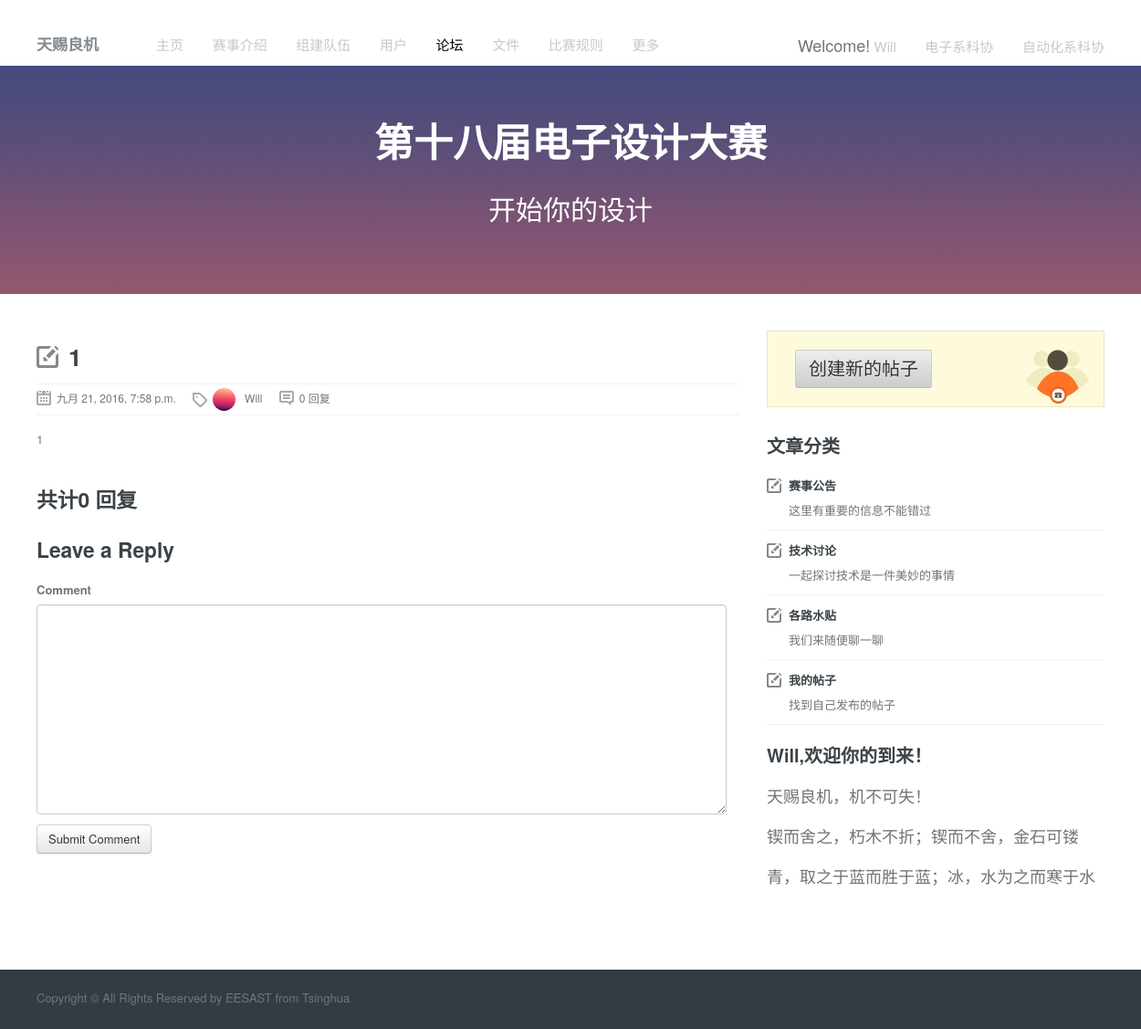
Page /community_content/2 (signed in) on the earlier database version.
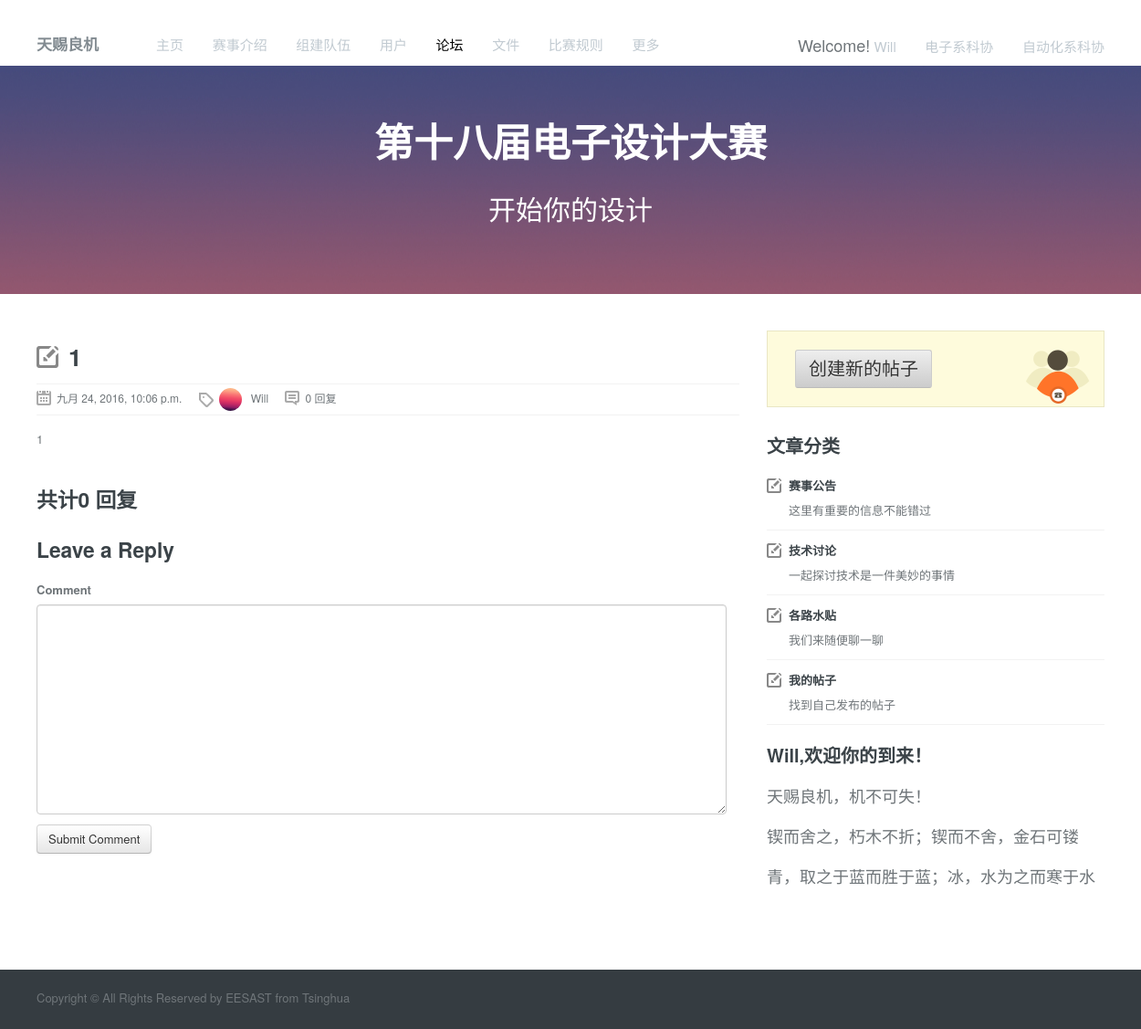
Same page on the later database version.
### community/models.py (models this page shows, shortened)
class Post(models.Model):
	Category_List=(
		('1','赛事公告'),
		('2','技术讨论'),
		('3','各路水贴'),
		)
	title = models.CharField(u'评论标题',max_length=100)
	timestamp = models.DateTimeField(auto_now=True)
	content = models.TextField(u'内容',blank=True, null=True)
	sender = models.ForeignKey(User,on_delete=models.CASCADE)
	summary = models.CharField(u'摘要',blank=True, null=True,max_length=100)
	category = models.CharField(max_length = 1,default=1,choices=Category_List)
	priority = models.IntegerField(default=1000,verbose_name="优先级")

### community/views.py (the view, shortened to what this page needs)
# urls.py: url(r'^community_content/(?P<id>[0-9]+)',views.community_content),
def community_content(request,id):
	try:
		post = Post.objects.get(id=int(id))
	except:
		HttpResponseRedirect('/community_index')
	delete_id = None
	delete_id = request.POST.get('delete_id','')
	try:
		delcomment = Comment.objects.get(id=int(delete_id))
		delcomment.post.save()
		delcomment.delete()
	except Exception:
		pass
	if 	request.user.is_authenticated() :
		commentlist = post.p_comment.all()
		return render(request,'community_content_after_login.html',{'post':post,'commentlist':commentlist})
	else:
		commentlist = post.p_comment.all()
		return render(request,'community_content.html',{'post':post,'commentlist':commentlist})

### community/templates/community_content_after_login.html (shortened to what the changed rows need)
﻿{% load static%}
<!doctype html>
         <html lang="zh-CN">
        <head>
                <link rel='stylesheet' id='bootstrap-css-css'  href="{% static 'community/css/bootstrap.css' %}" type='text/css' media='all' />
                <link rel='stylesheet' id='responsive-css-css'  href="{% static 'community/css/responsive.css' %}" type='text/css' media='all' />
                <link rel='stylesheet' id='main-css-css'  href="{% static 'community/css/main.css' %}" type='text/css' media='all' />
        </head>
        <body>
                <div class="search-area-wrapper">
                        <div class="search-area container">
                                <h2 class="search-header">第十八届电子设计大赛</h2>
                        </div>
                </div>
                <div class="page-container">
                        <div class="container" id="page">
                                <div class="row">
                                        <div class="span8 page-content">
                                                <article class=" type-post format-standard hentry clearfix">
                                                        <h1 class="post-title"><a href="#">{{post.title}}</a></h1>
                                                        <div class="post-meta clearfix">
                                                                <span class="date">{{post.timestamp}}</span>
                                                                <span class="category"><img alt="" src="{{post.sender.profile.image.url}}" class="avatar avatar-60 photo" style="display:inline; border-radius:25px; height:25px; width:25px;">&nbsp&nbsp {{post.sender}}</span>
                                                                <span class="comments">{{post.p_comment.count}} 回复</span>
                                                        </div>
                                                        <p>{{post.content}}</p>
                                                </article>
                                                <section id="comments">
														<h3 id="comments-title">共计{{post.p_comment.count}} 回复</h3>
                                                        <div id="respond">
                                                                <h3>Leave a Reply</h3>
                                                                <form action="" method="post" id="commentform">
                                                                </form>
                                                        </div>
                                                </section>
                                        </div>
                                </div>
                        </div>
                </div>
        </body>
</html>

Differences in the rows shown:
changed Post "Will": timestamp "九月 21, 2016, 7:58 p.m." → "九月 24, 2016, 10:06 p.m."
